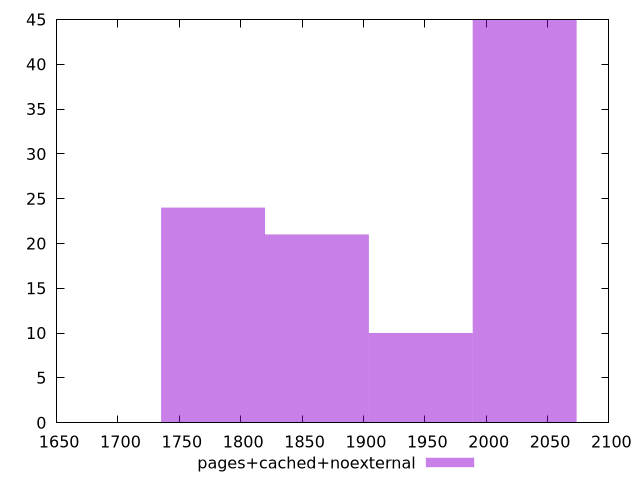

This figure's gnuplot source:
$_pagesCachedNoexternal <<EOF
1777.4711603004166 24
1862.112644124246 21
2031.3956117719047 45
1946.7541279480754 10
EOF
set key outside below
set terminal pngcairo
set output "report_00004_2020-11-02T20-21-41.718Z/first-contentful-paint/pages+cached+noexternal//raw_hist.png"
set yrange [0:45]
set boxwidth 84.64148382382936
set style fill transparent solid 0.5 noborder
plot $_pagesCachedNoexternal title "pages+cached+noexternal" with boxes ,
